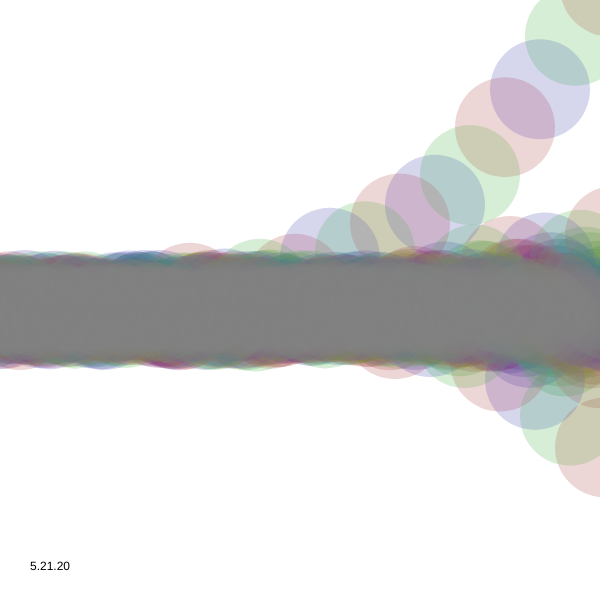
Frame 1 (no input)
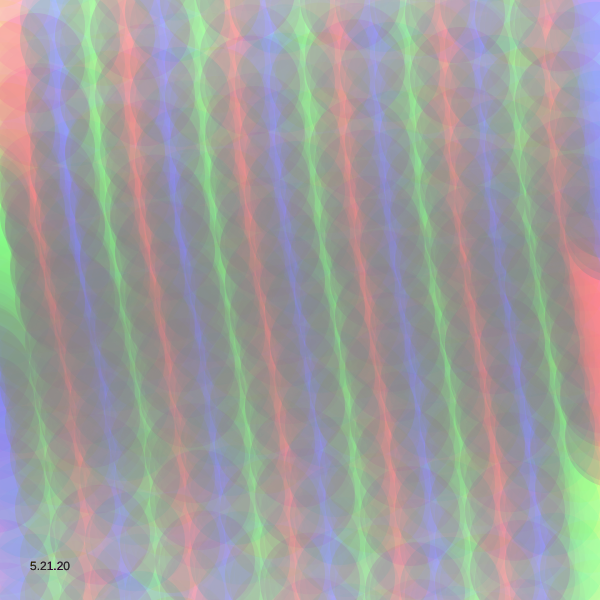
Frame 60 (no input)
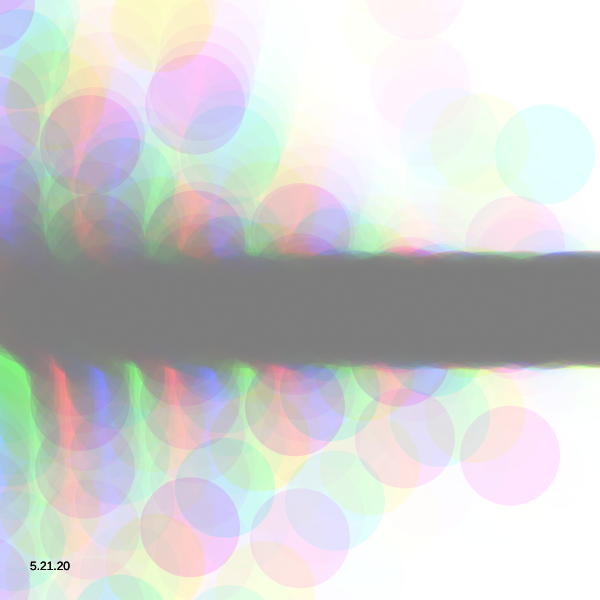
Frame 120 (the mouse pressed at the canvas centre since frame 60)

The p5.js sketch that drew these frames (run headless with seeded random() and noise() and a simulated clock; from frame 60 on, the mouse is pressed at the canvas centre):

// p5.js sketch
// ── sketch.js
/*

FORKED FROM 
 * twisted lines
 *
 * @author aadebdeb
 * @date 2017/02/04

 Fork by Nina Lutz 2020
 */

var colors;
var type;

function setup() {
  createCanvas(600, 600)
  
  colors = [
    color(0, 200, 0, 50),
    color(200, 0, 0, 50),
    color(0, 0, 200, 50)
  ];
  
  type = 0;
}

function draw() {


  blendMode(BLEND);
 background(255, 50);
     fill(0);
  noStroke();
  text("5.21.20", 30, height - 30)
  blendMode(EXCLUSION);
  

  // noFill();
  noStroke()
 // strokeWeight(5);
  for(var i = 0; i < 3; i++) {
    fill(colors[i]);
   // beginShape();
    for(var w = -20; w < width + 20; w += 5) {
      var h = height / 2;
      h += 200 * tan(w * 0.03 + frameCount * 0.07 + i * TWO_PI / 3) * pow(abs(sin(w * 0.001 + frameCount * 0.02)), 5);
      ellipse(w, h+ random(20),100, 100);
    }    
    //endShape()
    //beginShape();
    // fill(colors[0]);
    // for(var w = -20; w < width + 20; w += 5) {
    //   var h = height / 2;
    //   h += 200 * sin(w * 0.03 + frameCount * 0.07 + i * TWO_PI / 3) * pow(abs(sin(w * 0.001 + frameCount * 0.02)), 5);

    //   ellipse(w, h+20 +random(20), 50, 50);
    // }    
    // //endShape();
    // //beginShape();
    // stroke(colors[1]);
    // for(var w = -20; w < width + 20; w += 5) {
    //   var h = height / 2;
    //   h += 200 * sin(w * 0.03 + frameCount * 0.07 + i * TWO_PI / 3) * pow(abs(sin(w * 0.001 + frameCount * 0.02)), 5);

    //   ellipse(w, h+40 + random(20), 50, 50);
    // }    
    // //endShape();
    // //beginShape();
    // fill(colors[2]);
    // for(var w = -20; w < width + 20; w += 5) {
    //   var h = height / 2;
    //   h += 200 * sin(w * 0.03 + frameCount * 0.07 + i * TWO_PI / 3) * pow(abs(sin(w * 0.001 + frameCount * 0.02)), 5);

    //   curveVertex(w, h - 20 + random(20));
    // }    
   // endShape();
  }
  

}

// function mousePressed() {
//   if(type == 0) {
//     type = 1;
//   } else {
//     type = 0;
//   }
// }
